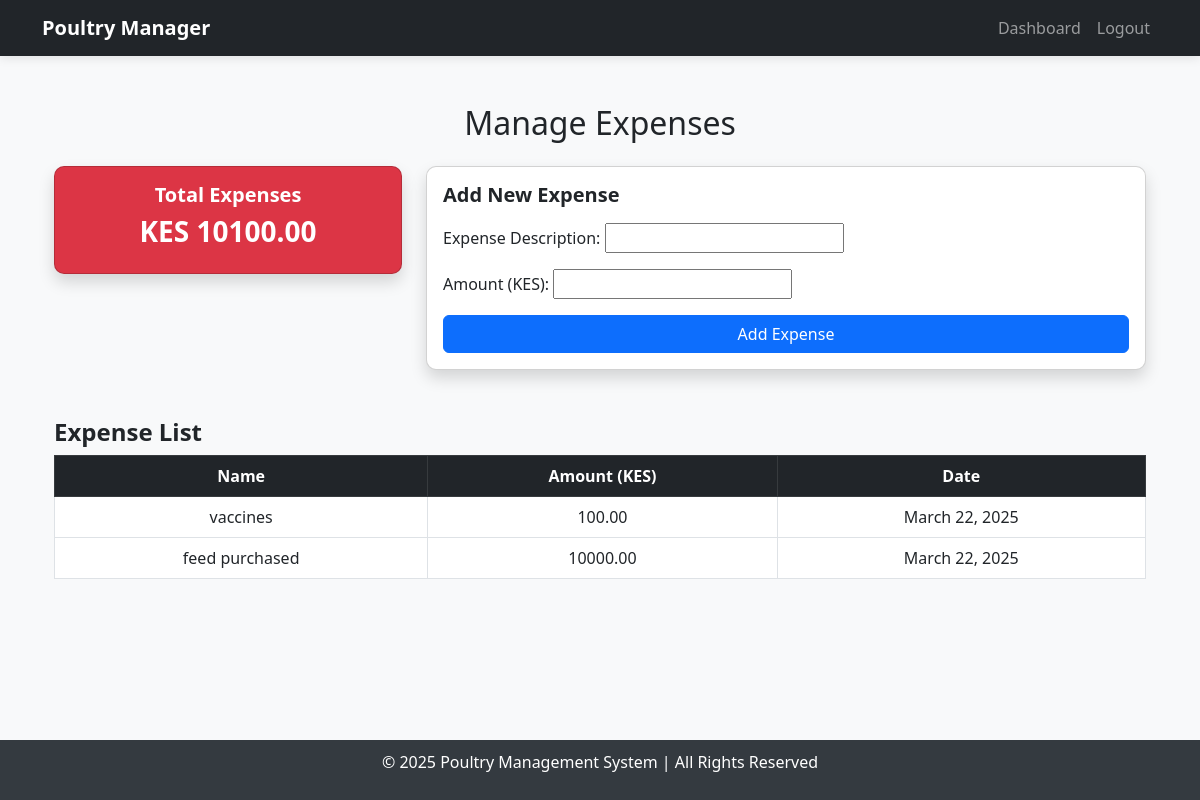
The page /expenses/ (signed in) on the database its author committed.
### poultry/models.py (models this page shows, shortened)
class Expense(models.Model):
    description = models.CharField(max_length=200)
    amount = models.FloatField()
    related_sale = models.ForeignKey(Sale, on_delete=models.SET_NULL, null=True, blank=True)
    date = models.DateField(auto_now_add=True)

### poultry/views.py (the view)
# urls.py: path("expenses/", expenses_list, name="expenses_list"),
@login_required
def expenses_list(request):
    expenses = Expense.objects.all()
    total_expenses = sum(exp.amount for exp in expenses)
    if request.method == "POST":
        form = ExpenseForm(request.POST)
        if form.is_valid():
            form.save()
            messages.success(request, "Expense added successfully!")
            return redirect("expenses_list")
    else:
        form = ExpenseForm()
    context = {
        "expenses": expenses,
        "total_expenses": total_expenses,
        "form": form
    }
    return render(request, "poultry/expenses.html", context)

### poultry/forms.py
class ExpenseForm(forms.ModelForm):
    class Meta:
        model = Expense
        fields = ['description', 'amount']
        labels = {
            'description': 'Expense Description',
            'amount': 'Amount (KES)'
        }

### poultry/templates/poultry/expenses.html (shortened to what this page needs)
{% extends 'base.html' %}
{% block content %}
<div class="container mt-4">
    <h2 class="text-center mb-4">Manage Expenses</h2>
    <div class="row g-4">
        <div class="col-md-4">
            <div class="card shadow bg-danger text-white text-center">
                <div class="card-body">
                    <h5 class="fw-bold">Total Expenses</h5>
                    <h3 class="fw-bold">KES {{ total_expenses|floatformat:2 }}</h3>
                </div>
            </div>
        </div>
        <div class="col-md-8">
            <div class="card shadow">
                <div class="card-body">
                    <h5 class="fw-bold">Add New Expense</h5>
                    <form method="POST" class="mt-3">
                        <div class="mb-3">{{ form.as_p }}</div>
                        <button type="submit" class="btn btn-primary w-100">Add Expense</button>
                    </form>
                </div>
            </div>
        </div>
    </div>
    <div class="mt-5">
        <h4 class="fw-bold">Expense List</h4>
        <div class="table-responsive">
            <table class="table table-hover table-bordered text-center align-middle">
                <thead class="table-dark">
                    <tr>
                        <th>Name</th>
                        <th>Amount (KES)</th>
                        <th>Date</th>
                    </tr>
                </thead>
                <tbody>
                    {% for expense in expenses %}
                    <tr>
                        <td>{{ expense.description }}</td>
                        <td>{{ expense.amount|floatformat:2 }}</td>
                        <td>{{ expense.date }}</td>
                    </tr>
                    {% empty %}
                    <tr>
                        <td colspan="3" class="text-center text-muted">No expenses recorded.</td>
                    </tr>
                    {% endfor %}
                </tbody>
            </table>
        </div>
    </div>
</div>
{% endblock %}

### poultry/templates/base.html (style rules this page uses)
body { display: flex; flex-direction: column; min-height: 100vh; background-color: #f8f9fa; }
.card { border-radius: 10px; transition: transform 0.2s; }

### rows shown on the page
Expense: description "vaccines", amount "100.00", date "March 22, 2025"
Expense: description "feed purchased", amount "10000.00", date "March 22, 2025"

### other values the page prints
{{ total_expenses|floatformat:2 }} "10100.00"
